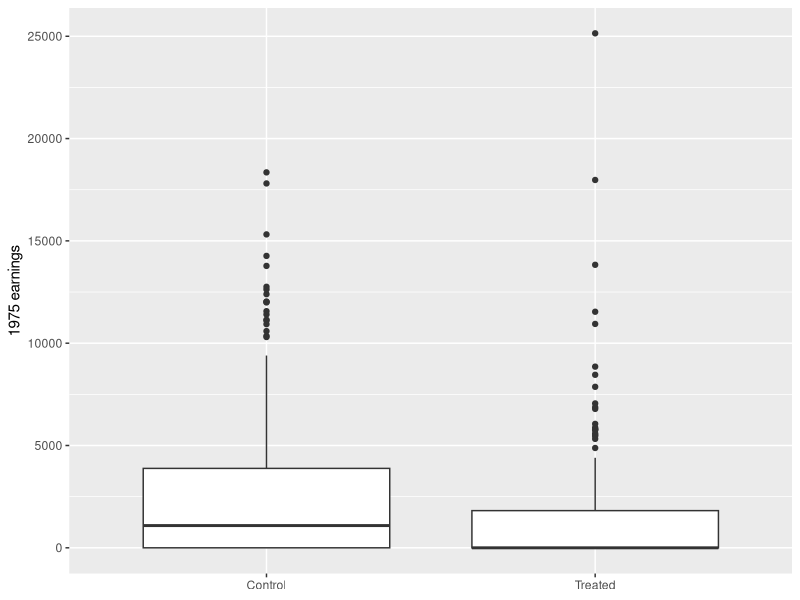
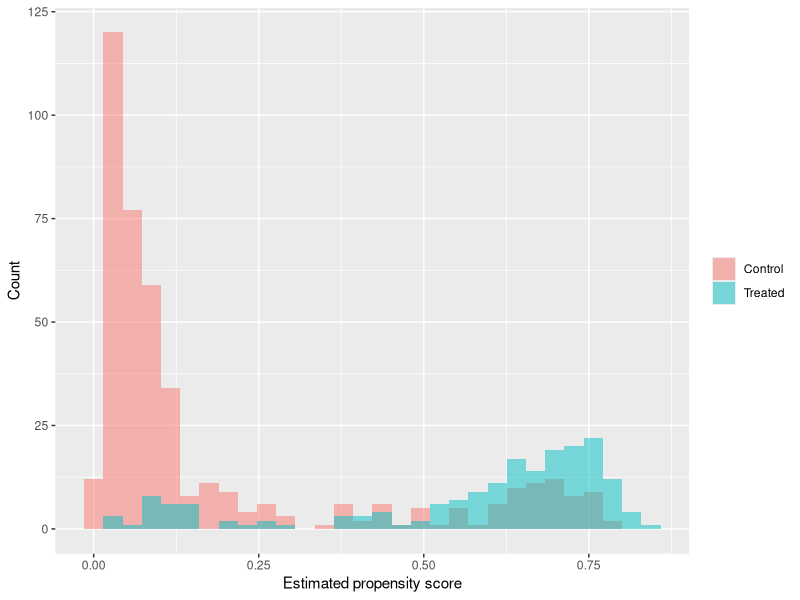

The R source for these figures, in order:
## ---- chunk 1
library(tidyverse)
library(MatchIt)
library(broom)

aa <- MatchIt::lalonde |> 
  as_tibble()
## ---- chunk 2
aa |> 
  select(treat, age, educ, married, nodegree, re74, re75, re78) |> 
  summary()
## ---- chunk 3
mod_naive <- lm(re78 ~ treat, data = aa)

mod_naive |>
  tidy(conf.int = TRUE)
## ---- chunk 4
aa |> 
  group_by(treat) |> 
  summarise(mean_re78 = mean(re78), .groups = "drop")
## ---- chunk 5
aa |> 
  group_by(treat) |> 
  summarise(
    across(c(age, educ, re74, re75), mean),
    married = mean(married),
    nodegree = mean(nodegree),
    .groups = "drop"
  )
## ---- chunk 6
aa |> 
  mutate(treat = factor(treat, levels = c(0, 1), labels = c("Control", "Treated"))) |> 
  ggplot(aes(x = treat, y = re75)) +
  geom_boxplot() +
  labs(x = NULL, y = "1975 earnings")
## ---- chunk 7
mod_adj <- lm(
  re78 ~ treat + age + educ + race + married + nodegree + re74 + re75,
  data = aa
)

mod_adj |>
  tidy(conf.int = TRUE)
## ---- chunk 8
ps_mod <- glm(
  treat ~ age + educ + race + married + nodegree + re74 + re75,
  data = aa,
  family = binomial()
)

aa_ps <- ps_mod |>
  augment(data = aa, type.predict = "response") |>
  mutate(
    treat = factor(treat, levels = c(0, 1), labels = c("Control", "Treated"))
  )

ps_mod |>
  tidy()
## ---- chunk 9
aa_ps |> 
  ggplot(aes(x = .fitted, fill = treat)) +
  geom_histogram(alpha = 0.5, bins = 30, position = "identity") +
  labs(x = "Estimated propensity score", y = "Count", fill = NULL)
